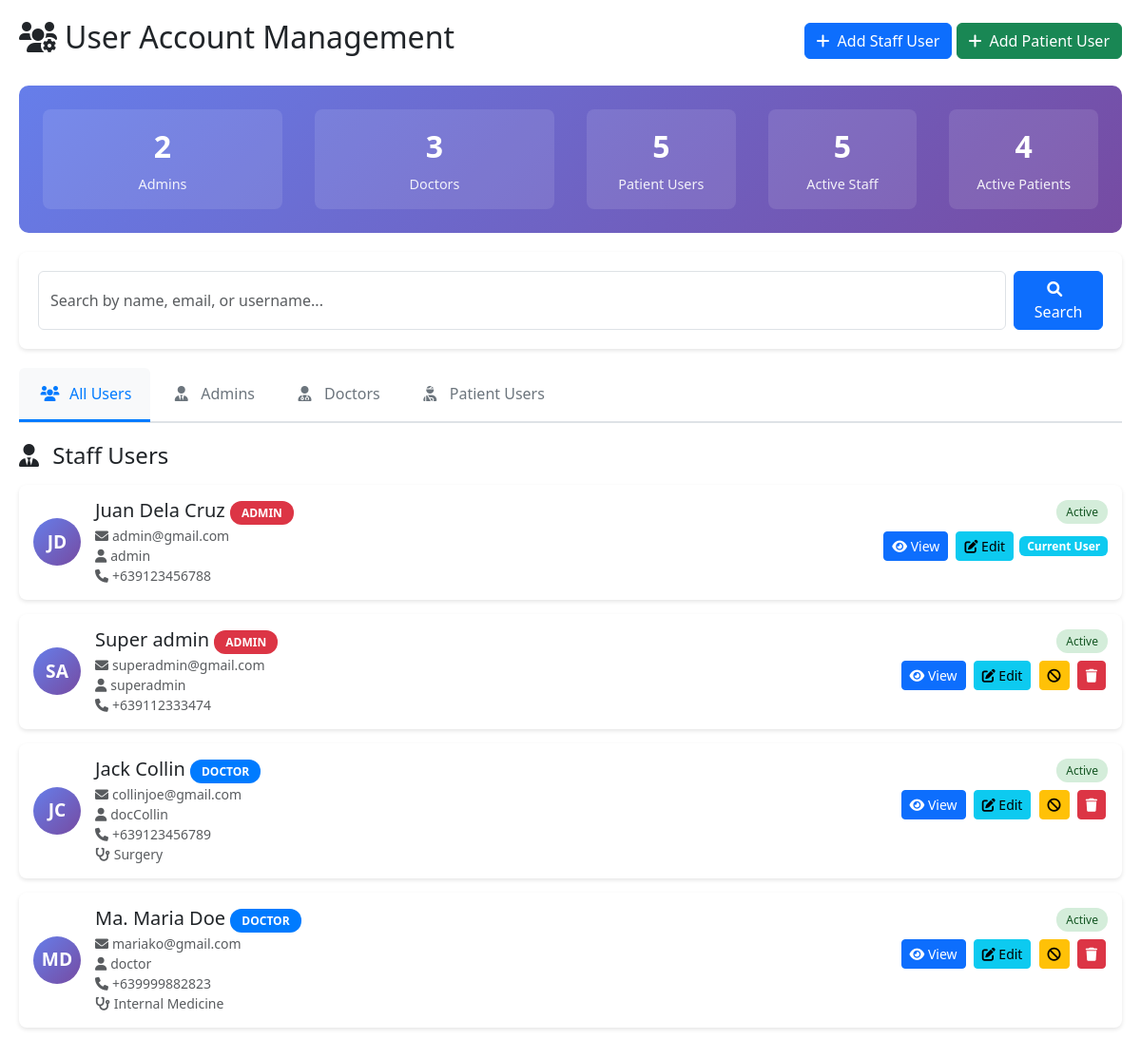
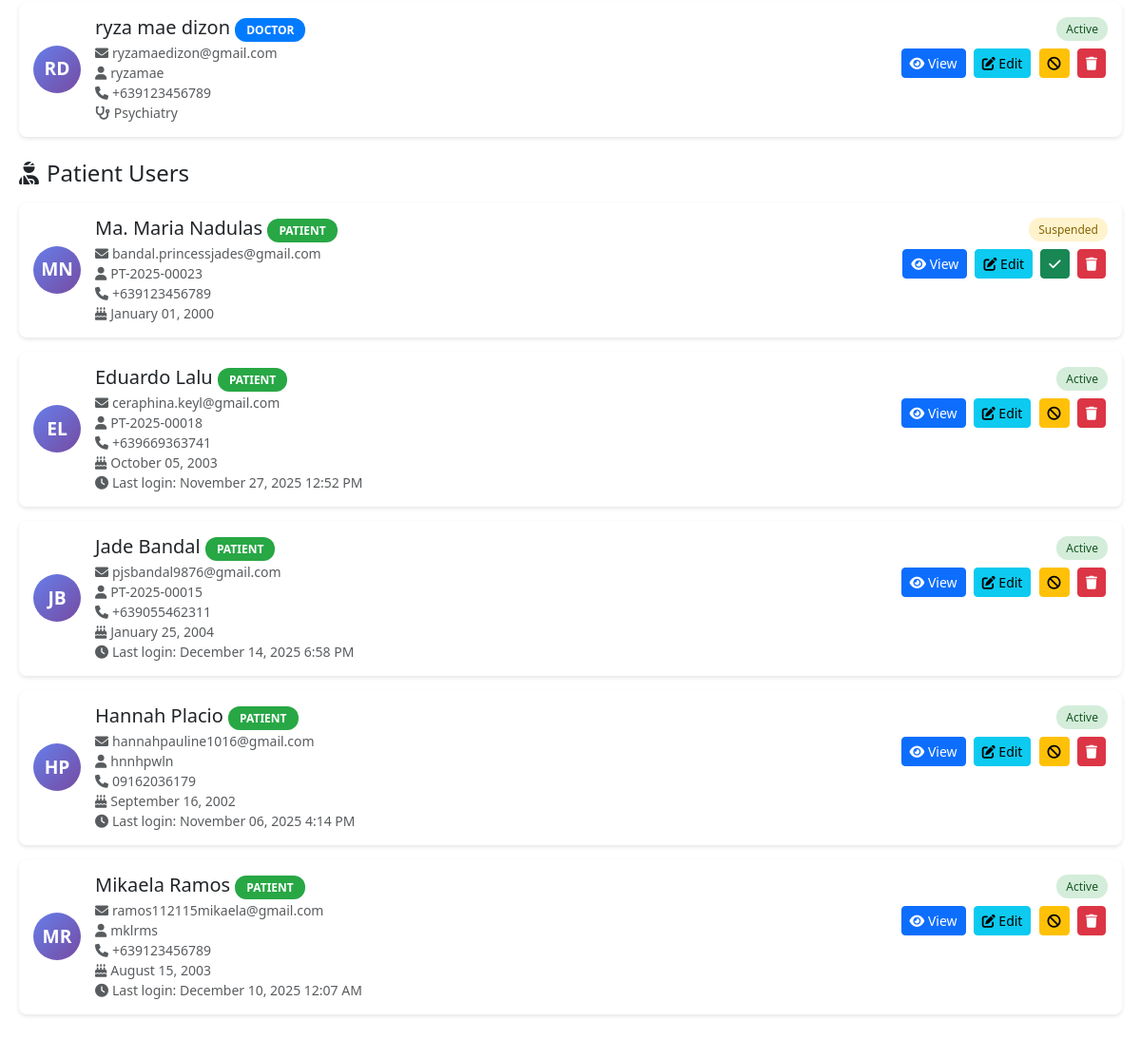
The app's page /main/user_management.php?iframe=1 (signed in) with its own data (2 pictures, top to bottom).
### tables this page shows
CREATE TABLE `users` (
  `id` int(11) NOT NULL,
  `first_name` varchar(255) NOT NULL,
  `last_name` varchar(255) NOT NULL,
  `username` varchar(100) NOT NULL,
  `email` varchar(100) NOT NULL,
  `phone` varchar(20) DEFAULT NULL,
  `address` text DEFAULT NULL,
  `role` enum('Admin','Doctor') NOT NULL,
  `department_id` int(11) DEFAULT NULL,
  `specialization` varchar(100) DEFAULT NULL,
  `password` varchar(255) NOT NULL,
  `status` enum('Active','Inactive','','') NOT NULL DEFAULT 'Active',
  `profile_image` varchar(255) NOT NULL,
  `created_at` timestamp NOT NULL DEFAULT current_timestamp(),
  `updated_at` timestamp NOT NULL DEFAULT current_timestamp(),
  `license_number` varchar(50) DEFAULT NULL,
  `is_available` tinyint(1) DEFAULT 1,
  `prc_number` varchar(50) DEFAULT NULL,
  `license_type` varchar(50) DEFAULT NULL,
  `prc_id_document` varchar(255) DEFAULT NULL,
  `last_login` datetime DEFAULT NULL
);

CREATE TABLE `patient_users` (
  `id` int(11) NOT NULL,
  `patient_id` int(11) NOT NULL,
  `username` varchar(50) NOT NULL,
  `password` varchar(255) NOT NULL,
  `email` varchar(100) NOT NULL,
  `phone` varchar(20) DEFAULT NULL,
  `status` enum('Pending','Active','Suspended','Rejected') DEFAULT 'Pending',
  `verification_token` varchar(255) DEFAULT NULL,
  `verification_expires` datetime DEFAULT NULL,
  `last_login` datetime DEFAULT NULL,
  `login_attempts` int(11) DEFAULT 0,
  `locked_until` datetime DEFAULT NULL,
  `created_at` timestamp NOT NULL DEFAULT current_timestamp(),
  `updated_at` timestamp NOT NULL DEFAULT current_timestamp() ON UPDATE current_timestamp(),
  `profile_image` varchar(255) DEFAULT NULL
);

CREATE TABLE `patients` (
  `id` int(11) NOT NULL,
  `patient_number` varchar(20) NOT NULL,
  `first_name` varchar(100) NOT NULL,
  `middle_name` varchar(100) DEFAULT NULL,
  `last_name` varchar(100) NOT NULL,
  `suffix` varchar(20) DEFAULT NULL,
  `date_of_birth` date NOT NULL,
  `sex` enum('Male','Female','','') NOT NULL,
  `is_senior_citizen` tinyint(1) NOT NULL DEFAULT 0,
  `senior_citizen_id` varchar(20) NOT NULL,
  `is_pwd` tinyint(1) NOT NULL DEFAULT 0,
  `pwd_id` varchar(20) NOT NULL,
  `civil_status` varchar(50) DEFAULT NULL,
  `address` text NOT NULL,
  `phone` varchar(20) NOT NULL,
  `email` varchar(100) NOT NULL,
  `emergency_contact_name` varchar(100) NOT NULL,
  `emergency_contact_phone` varchar(20) NOT NULL,
  `relationship` varchar(50) DEFAULT NULL,
  `chief_complaint` text DEFAULT NULL,
  `blood_type` varchar(5) NOT NULL,
  `allergies` text NOT NULL,
  `created_at` timestamp NOT NULL DEFAULT current_timestamp(),
  `updated_at` timestamp NOT NULL DEFAULT current_timestamp()
);

### main/user_management.php (the view, shortened to what the rows shown need)
<?php
$conn = getDBConnection();
$user_type = $_GET['type'] ?? 'all';
$staff_users = [];
$patient_users = [];
if ($user_type === 'all' || in_array($user_type, ['admin', 'doctor'])) {
    $role_condition = '';
    if ($user_type === 'admin') {
        $role_condition = "WHERE role = 'Admin'";
    } elseif ($user_type === 'doctor') {
        $role_condition = "WHERE role = 'Doctor'";
    } else {
        $role_condition = "WHERE role IN ('Admin', 'Doctor')";
    }
    $query = "SELECT * FROM users $role_condition ORDER BY
        CASE role
            WHEN 'Admin' THEN 1
            WHEN 'Doctor' THEN 2
        END,
        first_name, last_name";
    $stmt = $conn->prepare($query);
    $stmt->execute();
    $staff_users = $stmt->get_result()->fetch_all(MYSQLI_ASSOC);
}
if ($user_type === 'all' || $user_type === 'patient') {
    $search_condition = '';
    $query = "SELECT pu.*, p.first_name, p.last_name, p.date_of_birth, p.sex
              FROM patient_users pu
              LEFT JOIN patients p ON pu.patient_id = p.id
              $search_condition
              ORDER BY pu.created_at DESC";
    $stmt = $conn->prepare($query);
    $stmt->execute();
    $patient_users = $stmt->get_result()->fetch_all(MYSQLI_ASSOC);
}
$is_iframe = isset($_GET['iframe']) && $_GET['iframe'] == '1';
$iframe_param = $is_iframe ? '&iframe=1' : '';
include 'includes/header.php';
?>
<div class="user-management-main">
    <div class="d-flex justify-content-between align-items-center mb-4">
        <h2><i class="fas fa-users-cog me-2"></i>User Account Management</h2>
    </div>
    <?php if ($user_type === 'all' || in_array($user_type, ['admin', 'doctor'])): ?>
        <div class="mb-4">
            <?php if (empty($staff_users)): ?>
                <div class="alert alert-info">
                    <i class="fas fa-info-circle me-2"></i>No staff users found.
                </div>
            <?php else: ?>
                <?php foreach ($staff_users as $user): ?>
                    <div class="user-card">
                        <div class="d-flex justify-content-between align-items-start">
                            <div class="d-flex align-items-center flex-grow-1">
                                <div class="user-avatar">
                                    <?php echo strtoupper(substr($user['first_name'], 0, 1) . substr($user['last_name'], 0, 1)); ?>
                                </div>
                                <div class="flex-grow-1">
                                    <h5 class="mb-1">
                                        <?php echo htmlspecialchars($user['first_name'] . ' ' . $user['last_name']); ?>
                                        <span class="role-badge role-<?php echo strtolower(str_replace(' ', '-', $user['role'])); ?>">
                                            <?php echo htmlspecialchars($user['role']); ?>
                                        </span>
                                    </h5>
                                    <div class="text-muted small">
                                        <i class="fas fa-envelope me-1"></i><?php echo htmlspecialchars($user['email']); ?><br>
                                        <i class="fas fa-user me-1"></i><?php echo htmlspecialchars($user['username']); ?>
                                        <?php if ($user['phone']): ?>
                                            <br><i class="fas fa-phone me-1"></i><?php echo htmlspecialchars($user['phone']); ?>
                                        <?php endif; ?>
                                        <?php if ($user['role'] === 'Doctor' && !empty($user['specialization'])): ?>
                                            <br><i class="fas fa-stethoscope me-1"></i><?php echo htmlspecialchars($user['specialization']); ?>
                                        <?php endif; ?>
                                    </div>
                                </div>
                            </div>
                            <div class="text-end">
                                <span class="status-badge status-<?php echo strtolower($user['status']); ?>">
                                    <?php echo htmlspecialchars($user['status']); ?>
                                </span>
                                <div class="action-buttons mt-2">
                                    <button type="button" class="btn btn-sm btn-primary"
                                            onclick="viewStaffUser(<?php echo htmlspecialchars(json_encode($user, JSON_UNESCAPED_UNICODE | JSON_NUMERIC_CHECK | JSON_PARTIAL_OUTPUT_ON_ERROR)); ?>)">
                                        <i class="fas fa-eye"></i> View
                                    </button>
                                    <button type="button" class="btn btn-sm btn-info"
                                            onclick="editStaffUser(<?php echo htmlspecialchars(json_encode($user)); ?>)">
                                        <i class="fas fa-edit"></i> Edit
                                    </button>
                                    <?php if ($user['id'] != $_SESSION['user_id']): ?>
                                        <a href="user_management.php?action=toggle_status&id=<?php echo $user['id']; ?>&type=staff&type_filter=<?php echo urlencode($user_type); ?><?php echo $iframe_param; ?>"
                                           class="btn btn-sm btn-<?php echo $user['status'] === 'Active' ? 'warning' : 'success'; ?> confirm-action"
                                           data-message="Are you sure you want to <?php echo $user['status'] === 'Active' ? 'deactivate' : 'activate'; ?> this user?">
                                            <i class="fas fa-<?php echo $user['status'] === 'Active' ? 'ban' : 'check'; ?>"></i>
                                        </a>
                                        <a href="user_management.php?action=delete&id=<?php echo $user['id']; ?>&type=staff&type_filter=<?php echo urlencode($user_type); ?><?php echo $iframe_param; ?>"
                                           class="btn btn-sm btn-danger confirm-action"
                                           data-message="Are you sure you want to delete this user? This action cannot be undone.">
                                            <i class="fas fa-trash"></i>
                                        </a>
                                    <?php else: ?>
                                        <span class="badge bg-info">Current User</span>
                                    <?php endif; ?>
                                </div>
                            </div>
                        </div>
                    </div>
                <?php endforeach; ?>
            <?php endif; ?>
        </div>
    <?php endif; ?>
    <?php if ($user_type === 'all' || $user_type === 'patient'): ?>
        <div class="mb-4">
            <?php if (empty($patient_users)): ?>
                <div class="alert alert-info">
                    <i class="fas fa-info-circle me-2"></i>No patient users found.
                </div>
            <?php else: ?>
                <?php foreach ($patient_users as $patient): ?>
                    <div class="user-card">
                        <div class="d-flex justify-content-between align-items-start">
                            <div class="d-flex align-items-center flex-grow-1">
                                <div class="user-avatar">
                                    <?php
                                    $initials = 'PU';
                                    if ($patient['first_name'] && $patient['last_name']) {
                                        $initials = strtoupper(substr($patient['first_name'], 0, 1) . substr($patient['last_name'], 0, 1));
                                    }
                                    echo $initials;
                                    ?>
                                </div>
                                <div class="flex-grow-1">
                                    <h5 class="mb-1">
                                        <?php
                                        if ($patient['first_name'] && $patient['last_name']) {
                                            echo htmlspecialchars($patient['first_name'] . ' ' . $patient['last_name']);
                                        } else {
                                            echo 'Patient #' . $patient['patient_id'];
                                        }
                                        ?>
                                        <span class="role-badge role-patient">Patient</span>
                                    </h5>
                                    <div class="text-muted small">
                                        <i class="fas fa-envelope me-1"></i><?php echo htmlspecialchars($patient['email']); ?><br>
                                        <i class="fas fa-user me-1"></i><?php echo htmlspecialchars($patient['username']); ?>
                                        <?php if ($patient['phone']): ?>
                                            <br><i class="fas fa-phone me-1"></i><?php echo htmlspecialchars($patient['phone']); ?>
                                        <?php endif; ?>
                                        <?php if ($patient['date_of_birth']): ?>
                                            <br><i class="fas fa-birthday-cake me-1"></i><?php echo formatDate($patient['date_of_birth']); ?>
                                        <?php endif; ?>
                                        <?php if ($patient['last_login']): ?>
                                            <br><i class="fas fa-clock me-1"></i>Last login: <?php echo formatDateTime($patient['last_login']); ?>
                                        <?php endif; ?>
                                    </div>
                                </div>
                            </div>
                            <div class="text-end">
                                <span class="status-badge status-<?php echo strtolower($patient['status']); ?>">
                                    <?php echo htmlspecialchars($patient['status']); ?>
                                </span>
                                <div class="action-buttons mt-2">
                                    <button type="button" class="btn btn-sm btn-primary"
                                            onclick="viewPatientUser(<?php echo htmlspecialchars(json_encode($patient)); ?>)">
                                        <i class="fas fa-eye"></i> View
                                    </button>
                                    <button type="button" class="btn btn-sm btn-info"
                                            onclick="editPatientUser(<?php echo htmlspecialchars(json_encode($patient)); ?>)">
                                        <i class="fas fa-edit"></i> Edit
                                    </button>
                                    <a href="user_management.php?action=toggle_status&id=<?php echo $patient['id']; ?>&type=patient&type_filter=<?php echo urlencode($user_type); ?><?php echo $iframe_param; ?>"
                                       class="btn btn-sm btn-<?php echo $patient['status'] === 'Active' ? 'warning' : 'success'; ?> confirm-action"
                                       data-message="Are you sure you want to <?php echo $patient['status'] === 'Active' ? 'suspend' : 'activate'; ?> this patient user?">
                                        <i class="fas fa-<?php echo $patient['status'] === 'Active' ? 'ban' : 'check'; ?>"></i>
                                    </a>
                                    <a href="user_management.php?action=delete&id=<?php echo $patient['id']; ?>&type=patient&type_filter=<?php echo urlencode($user_type); ?><?php echo $iframe_param; ?>"
                                       class="btn btn-sm btn-danger confirm-action"
                                       data-message="Are you sure you want to delete this patient user? This action cannot be undone.">
                                        <i class="fas fa-trash"></i>
                                    </a>
                                </div>
                            </div>
                        </div>
                    </div>
                <?php endforeach; ?>
            <?php endif; ?>
        </div>
    <?php endif; ?>
</div>
<?php include 'includes/footer.php'; ?>

### records on screen
users: first_name+last_name "JD", first_name+last_name "Juan Dela Cruz", role "ADMIN", email "admin@gmail.com", username "admin", phone "+639123456788", status "Active", shows "Current User"
users: first_name+last_name "SA", first_name+last_name "Super admin", role "ADMIN", email "superadmin@gmail.com", username "superadmin", phone "+639112333474", status "Active"
users: first_name+last_name "JC", first_name+last_name "Jack Collin", role "DOCTOR", email "collinjoe@gmail.com", username "docCollin", phone "+639123456789", specialization "Surgery", status "Active"
users: first_name+last_name "MD", first_name+last_name "Ma. Maria Doe", role "DOCTOR", email "mariako@gmail.com", username "doctor", phone "+639999882823", specialization "Internal Medicine", status "Active"
users: first_name+last_name "RD", first_name+last_name "ryza mae dizon", role "DOCTOR", email "ryzamaedizon@gmail.com", username "ryzamae", phone "+639123456789", specialization "Psychiatry", status "Active"
patient_users: patient.last_name "MN", patient.last_name "Ma. Maria Nadulas", email "bandal.princessjades@gmail.com", username "PT-2025-00023", phone "+639123456789", patient.date_of_birth "January 01, 2000", status "Suspended"
patient_users: patient.last_name "EL", patient.last_name "Eduardo Lalu", email "ceraphina.keyl@gmail.com", username "PT-2025-00018", phone "+639669363741", patient.date_of_birth "October 05, 2003", last_login "November 27, 2025 12:52 PM", status "Active"
patient_users: patient.last_name "JB", patient.last_name "Jade Bandal", email "pjsbandal9876@gmail.com", username "PT-2025-00015", phone "+639055462311", patient.date_of_birth "January 25, 2004", last_login "December 14, 2025 6:58 PM", status "Active"
patient_users: patient.last_name "HP", patient.last_name "Hannah Placio", email "hannahpauline1016@gmail.com", username "hnnhpwln", phone "09162036179", patient.date_of_birth "September 16, 2002", last_login "November 06, 2025 4:14 PM", status "Active"
patient_users: patient.last_name "MR", patient.last_name "Mikaela Ramos", email "ramos112115mikaela@gmail.com", username "mklrms", phone "+639123456789", patient.date_of_birth "August 15, 2003", last_login "December 10, 2025 12:07 AM", status "Active"

### other values on screen
$stats['admins'] "2"
$stats['doctors'] "3"
$stats['patient_users'] "5"
$stats['active_staff'] "5"
$stats['active_patients'] "4"
